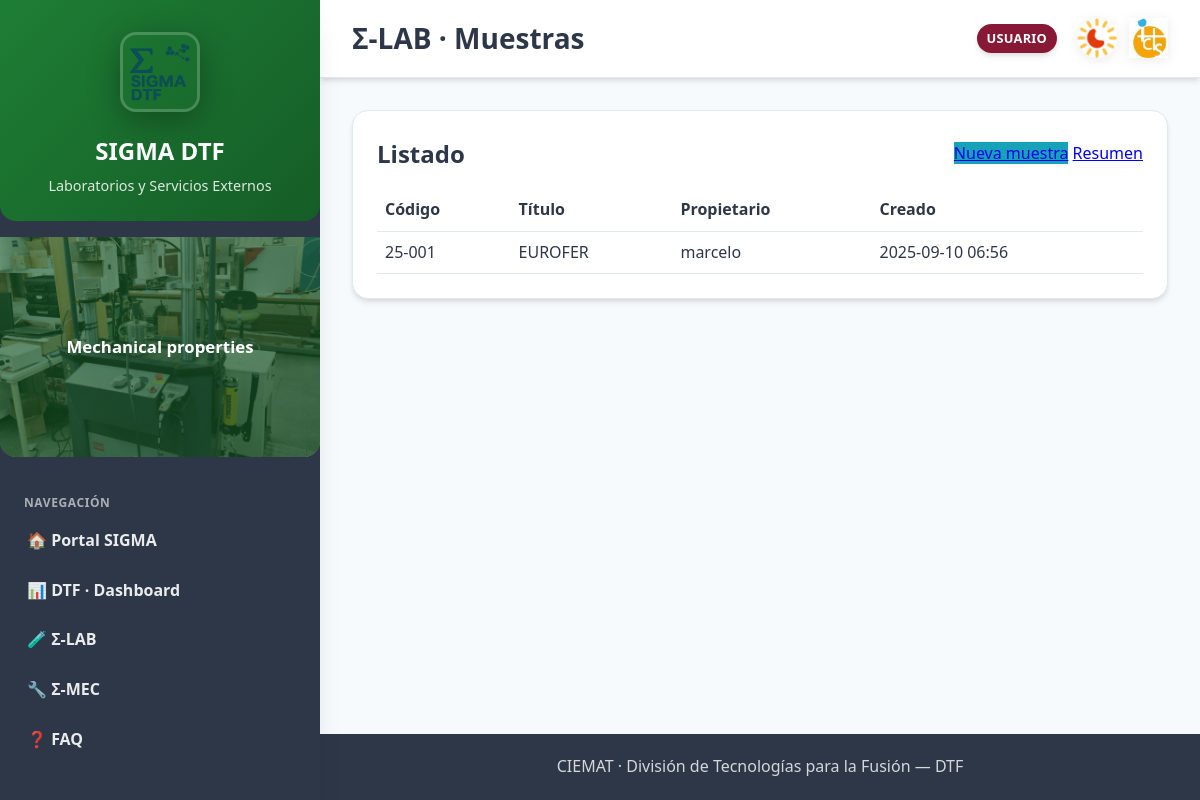
The app's page /dtf/lab/samples/ (signed in) with its own data.
### sigmalab/models.py (models this page shows, shortened)
class Sample(models.Model):
    code = models.CharField("Código", max_length=20, unique=True)
    title = models.CharField("Título", max_length=200)
    notes = models.TextField("Notas", blank=True)
    owner = models.ForeignKey(
        settings.AUTH_USER_MODEL, verbose_name="Propietario", on_delete=models.PROTECT
    )
    created_at = models.DateTimeField("Creado", auto_now_add=True)
    class Meta:
        ordering = ["-created_at"]
        verbose_name = "Muestra"
        verbose_name_plural = "Muestras"

### sigmalab/views.py (the view)
# urls.py: path("samples/", views.sample_list, name="sample-list"),
@login_required_dtf
def sample_list(request):
    samples = Sample.objects.all()  # .filter(owner=request.user) si quieres
    return render(request, "sigmalab/sample_list.html", {"samples": samples})

### icts/context_processors.py (called while the page is built)
def icts_ui(request):
    user = request.user
    role = ""
    if user.is_authenticated:
        if user.is_superuser:
            role = "Admin"
        elif user.groups.filter(name__iexact="managers").exists():
            role = "Manager"
        elif user.groups.filter(name__iexact="responsables").exists():
            role = "Responsable"
        elif user.groups.filter(name__iexact="revisores").exists():
            role = "Revisor"
        else:
            role = "Usuario"
    return {"icts_role_name": role}

### sigmalab/context_processors.py (called while the page is built)
def lab_role(request):
    role = None
    if request.user.is_authenticated:
        if (request.user.is_superuser
            or request.user.groups.filter(name="Técnicos Σ-LAB").exists()):
            role = "TECNICO"
        else:
            role = "USUARIO"
    return {"LAB_ROLE": role}

### sigmalab/templates/sigmalab/sample_list.html (shortened to what this page needs)
{% extends "base_dtf.html" %}
{% block page_title %}Σ-LAB · Muestras{% endblock %}
{% block content %}
  <div class="card">
    <div style="display:flex; justify-content:space-between; align-items:center; gap:1rem; flex-wrap:wrap;">
      <h2 style="margin:0">Listado</h2>
      <div>
        <a class="cta" href="{% url 'sigmalab:sample-create' %}" style="background:var(--accent)">Nueva muestra</a>
        <a class="cta" href="{% url 'sigmalab:dashboard' %}">Resumen</a>
      </div>
    </div>
    <div style="overflow:auto; margin-top:1rem;">
      <table style="width:100%; border-collapse:collapse;">
        <thead>
          <tr style="text-align:left; border-bottom:1px solid var(--border);">
            <th style="padding:.5rem">Código</th>
            <th style="padding:.5rem">Título</th>
            <th style="padding:.5rem">Propietario</th>
            <th style="padding:.5rem">Creado</th>
          </tr>
        </thead>
        <tbody>
          {% for s in samples %}
            <tr style="border-bottom:1px solid var(--border);">
              <td style="padding:.5rem">{{ s.code }}</td>
              <td style="padding:.5rem">{{ s.title }}</td>
              <td style="padding:.5rem">{{ s.owner.username }}</td>
              <td style="padding:.5rem">{{ s.created_at|date:"Y-m-d H:i" }}</td>
            </tr>
          {% empty %}
            <tr><td colspan="4" style="padding:.75rem; color:var(--text-light)">No hay muestras aún.</td></tr>
          {% endfor %}
        </tbody>
      </table>
    </div>
  </div>
{% endblock %}

### records on screen
Sample: code "25-001", title "EUROFER", owner.username "marcelo", created_at "2025-09-10 06:56"

### other values on screen
{{ LAB_ROLE }} "USUARIO"
